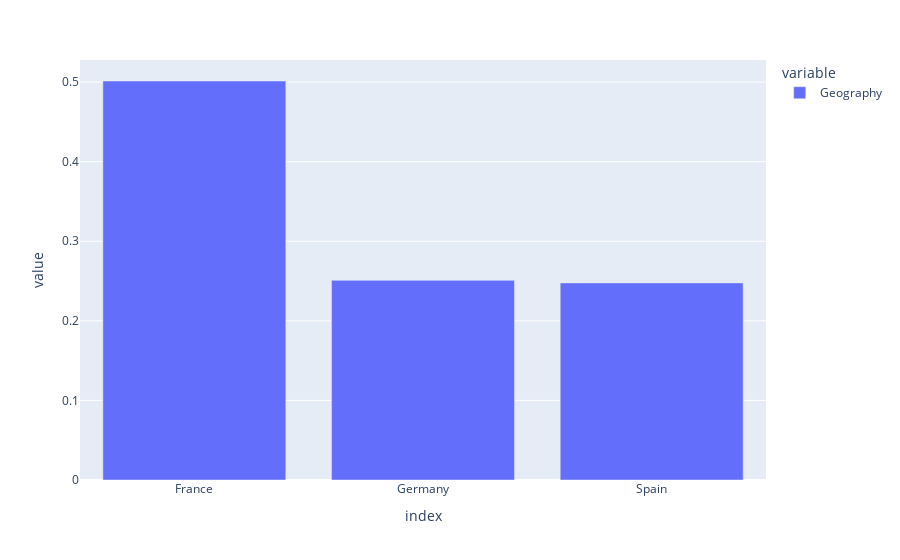

The notebook cell this image was saved under:
### Code cell
fig = px.bar(df['Geography'].value_counts() / df.shape[0])
fig.show()

### Figure 1 — Plotly figure (JSON) as saved in the notebook; plotly's stock layout.template omitted (floating-point values rounded to 4 significant figures)
{"data": [{"alignmentgroup": "True", "hovertemplate": "variable=Geography<br>index=%{x}<br>value=%{y}<extra></extra>", "legendgroup": "Geography", "marker": {"color": "#636efa", "pattern": {"shape": ""}}, "name": "Geography", "offsetgroup": "Geography", "orientation": "v", "showlegend": true, "textposition": "auto", "type": "bar", "x": ["France", "Germany", "Spain"], "xaxis": "x", "y": [0.5014, 0.2509, 0.2477], "yaxis": "y"}], "layout": {"barmode": "relative", "legend": {"title": {"text": "variable"}, "tracegroupgap": 0}, "margin": {"t": 60}, "xaxis": {"anchor": "y", "domain": [0, 1], "title": {"text": "index"}}, "yaxis": {"anchor": "x", "domain": [0, 1], "title": {"text": "value"}}}}
